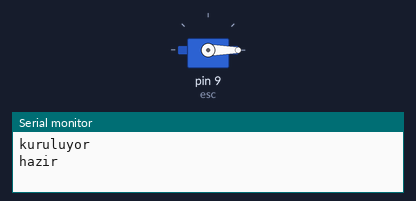
This sketch was run on a simulated Arduino Uno, built with avr-gcc and run on an emulated ATmega328P. Parts: servo, the last lines printed to the serial monitor.

Above: at 2.05 s.
At 2.85 s:
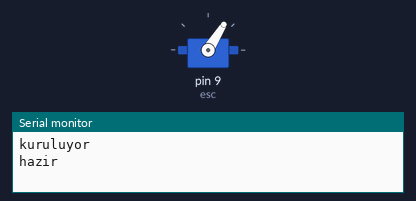
At 3.65 s:
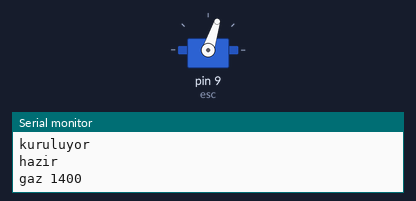
At 5.3 s:
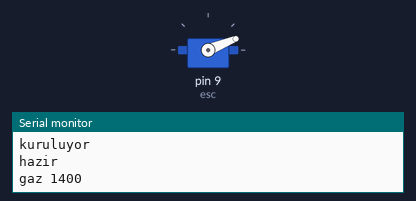
Timing chart, 0 to 8.6 s (numbered marks = the images above):
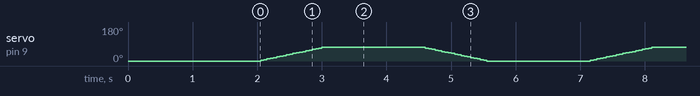

The sketch:

esc_bldc.ino
```cpp
// ESC + fırçasız motor: D9 -> ESC sinyal (beyaz/sarı), ESC GND -> Uno GND (ortak toprak şart)
// GÜVENLİK: Gerçek motorda pervaneyi TAKMADAN dene. ESC önce düşük gazla "kurulur" (arm).
#include <Servo.h>

Servo esc;

void setup() {
  Serial.begin(9600);
  esc.attach(9, 1000, 2000);
  esc.writeMicroseconds(1000);   // düşük gaz: kurulum
  Serial.println("kuruluyor");
  delay(2000);
  Serial.println("hazir");
}

void loop() {
  for (int us = 1000; us <= 1400; us += 20) { esc.writeMicroseconds(us); delay(50); }
  Serial.println("gaz 1400");
  delay(1500);
  for (int us = 1400; us >= 1000; us -= 20) { esc.writeMicroseconds(us); delay(50); }
  Serial.println("gaz 1000");
  delay(1500);
}
```
